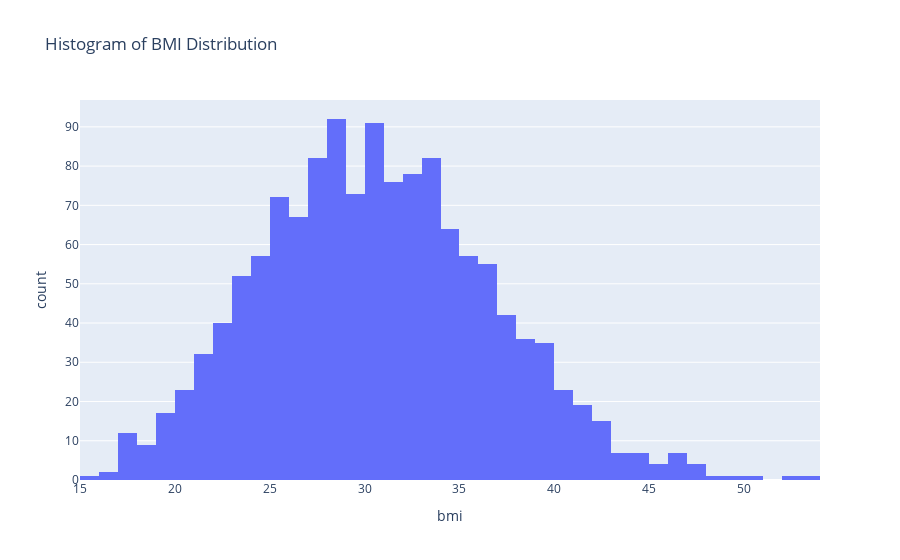

Notebook cell for this chart:
### Code cell
fig = px.histogram(df, x='bmi',
                   title='Histogram of BMI Distribution')

fig.show()

### Figure 1 — Plotly figure (JSON) as saved in the notebook; plotly's stock layout.template omitted (floating-point values rounded to 4 significant figures; data arrays with more than 128 entries replaced by an {"elided": "..."} marker saying what was removed)
{"data": [{"bingroup": "x", "hovertemplate": "bmi=%{x}<br>count=%{y}<extra></extra>", "legendgroup": "", "marker": {"color": "#636efa", "pattern": {"shape": ""}}, "name": "", "orientation": "v", "showlegend": false, "type": "histogram", "x": {"elided": "1338 float values"}, "xaxis": "x", "yaxis": "y"}], "layout": {"barmode": "relative", "legend": {"tracegroupgap": 0}, "title": {"text": "Histogram of BMI Distribution"}, "xaxis": {"anchor": "y", "domain": [0, 1], "title": {"text": "bmi"}}, "yaxis": {"anchor": "x", "domain": [0, 1], "title": {"text": "count"}}}}
